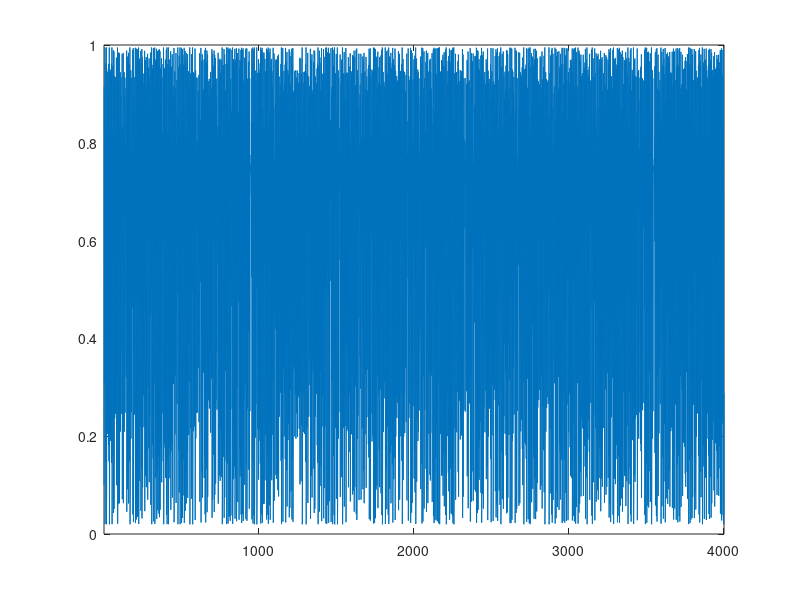

MATLAB code to generate this figure: (Note: this script raises an error after producing the figure.)
x1 = .1;
r=3.98;
N =4000;

x = zeros(N,1);
x(1)=x1;

for n=2:N
    x(n)=r*x(n-1)*(1-x(n-1));
end

x'
plot(x)
axis([1 N 0.0 1.0]);

histogram(x,100)